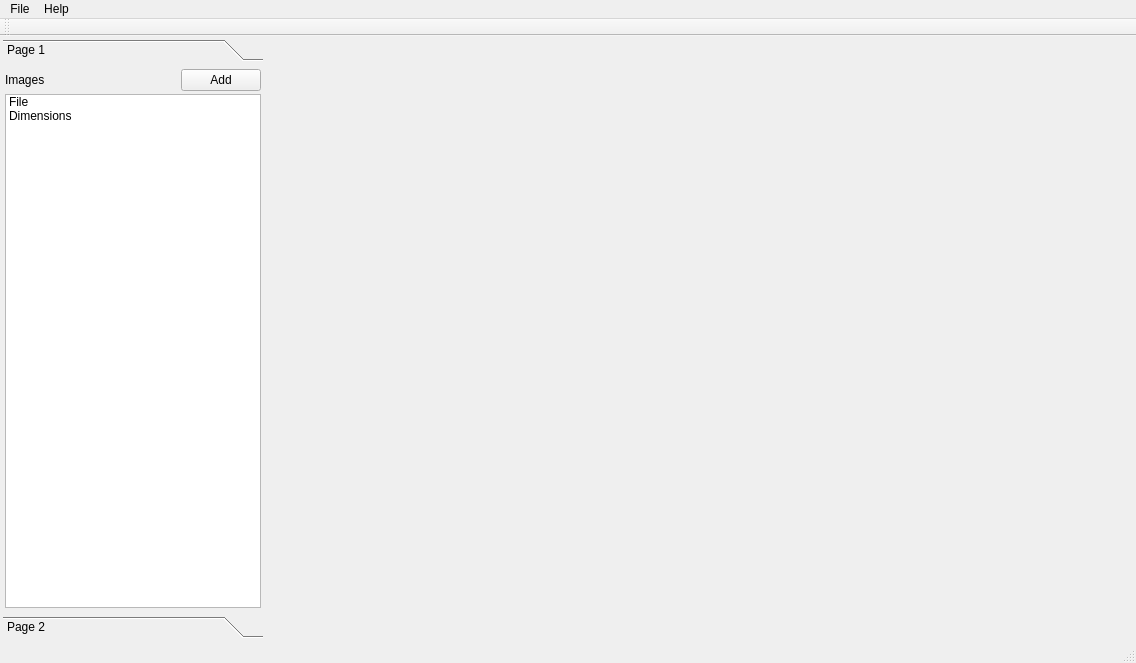
<?xml version="1.0" encoding="UTF-8"?>
<ui version="4.0">
 <class>MainWindow</class>
 <widget class="QMainWindow" name="MainWindow">
  <property name="geometry">
   <rect>
    <x>0</x>
    <y>0</y>
    <width>1136</width>
    <height>663</height>
   </rect>
  </property>
  <property name="windowTitle">
   <string>MainWindow</string>
  </property>
  <widget class="QWidget" name="centralWidget">
   <layout class="QHBoxLayout" name="horizontalLayout_2" stretch="0,1">
    <property name="spacing">
     <number>3</number>
    </property>
    <property name="leftMargin">
     <number>3</number>
    </property>
    <property name="topMargin">
     <number>3</number>
    </property>
    <property name="rightMargin">
     <number>3</number>
    </property>
    <property name="bottomMargin">
     <number>3</number>
    </property>
    <item>
     <widget class="QToolBox" name="toolBox">
      <property name="minimumSize">
       <size>
        <width>200</width>
        <height>0</height>
       </size>
      </property>
      <property name="currentIndex">
       <number>0</number>
      </property>
      <widget class="QWidget" name="page">
       <property name="geometry">
        <rect>
         <x>0</x>
         <y>0</y>
         <width>262</width>
         <height>550</height>
        </rect>
       </property>
       <attribute name="label">
        <string>Page 1</string>
       </attribute>
       <layout class="QVBoxLayout" name="verticalLayout_2">
        <property name="spacing">
         <number>2</number>
        </property>
        <property name="leftMargin">
         <number>2</number>
        </property>
        <property name="topMargin">
         <number>2</number>
        </property>
        <property name="rightMargin">
         <number>2</number>
        </property>
        <property name="bottomMargin">
         <number>2</number>
        </property>
        <item>
         <layout class="QVBoxLayout" name="verticalLayout">
          <property name="spacing">
           <number>3</number>
          </property>
          <item>
           <layout class="QHBoxLayout" name="horizontalLayout_3">
            <property name="spacing">
             <number>3</number>
            </property>
            <property name="topMargin">
             <number>0</number>
            </property>
            <property name="rightMargin">
             <number>0</number>
            </property>
            <item>
             <widget class="QLabel" name="label">
              <property name="text">
               <string>Images</string>
              </property>
             </widget>
            </item>
            <item>
             <widget class="QPushButton" name="btnAddImage">
              <property name="sizePolicy">
               <sizepolicy hsizetype="Fixed" vsizetype="Fixed">
                <horstretch>0</horstretch>
                <verstretch>0</verstretch>
               </sizepolicy>
              </property>
              <property name="text">
               <string>Add</string>
              </property>
              <property name="icon">
               <iconset resource="miviewer.qrc">
                <normaloff>:/icons/add-icon</normaloff>:/icons/add-icon</iconset>
              </property>
              <property name="checkable">
               <bool>false</bool>
              </property>
             </widget>
            </item>
           </layout>
          </item>
          <item>
           <widget class="QListWidget" name="listWidget">
            <property name="dragDropMode">
             <enum>QAbstractItemView::InternalMove</enum>
            </property>
            <property name="selectionMode">
             <enum>QAbstractItemView::SingleSelection</enum>
            </property>
            <property name="selectionBehavior">
             <enum>QAbstractItemView::SelectRows</enum>
            </property>
            <property name="viewMode">
             <enum>QListView::ListMode</enum>
            </property>
            <property name="modelColumn">
             <number>0</number>
            </property>
            <item>
             <property name="text">
              <string>File</string>
             </property>
            </item>
            <item>
             <property name="text">
              <string>Dimensions</string>
             </property>
            </item>
           </widget>
          </item>
         </layout>
        </item>
       </layout>
      </widget>
      <widget class="QWidget" name="page_2">
       <property name="geometry">
        <rect>
         <x>0</x>
         <y>0</y>
         <width>200</width>
         <height>550</height>
        </rect>
       </property>
       <attribute name="label">
        <string>Page 2</string>
       </attribute>
      </widget>
     </widget>
    </item>
    <item>
     <layout class="QHBoxLayout" name="horizontalLayout">
      <item>
       <widget class="QVTKWidget" name="qvtkWidget"/>
      </item>
     </layout>
    </item>
   </layout>
  </widget>
  <widget class="QMenuBar" name="menuBar">
   <property name="geometry">
    <rect>
     <x>0</x>
     <y>0</y>
     <width>1136</width>
     <height>21</height>
    </rect>
   </property>
   <widget class="QMenu" name="menuFile">
    <property name="title">
     <string>File</string>
    </property>
    <addaction name="action_Open"/>
    <addaction name="actionBrowse_Directory"/>
    <addaction name="separator"/>
    <addaction name="mnuFileExit"/>
   </widget>
   <widget class="QMenu" name="menuHelp">
    <property name="title">
     <string>Help</string>
    </property>
    <addaction name="action_About"/>
   </widget>
   <addaction name="menuFile"/>
   <addaction name="menuHelp"/>
  </widget>
  <widget class="QToolBar" name="mainToolBar">
   <attribute name="toolBarArea">
    <enum>TopToolBarArea</enum>
   </attribute>
   <attribute name="toolBarBreak">
    <bool>false</bool>
   </attribute>
  </widget>
  <widget class="QStatusBar" name="statusBar"/>
  <action name="action_Open">
   <property name="text">
    <string>Open File(s)...</string>
   </property>
  </action>
  <action name="actionBrowse_Directory">
   <property name="text">
    <string>Browse Directory...</string>
   </property>
  </action>
  <action name="mnuFileExit">
   <property name="text">
    <string>Exit</string>
   </property>
  </action>
  <action name="action_About">
   <property name="text">
    <string>About...</string>
   </property>
  </action>
 </widget>
 <layoutdefault spacing="6" margin="11"/>
 <customwidgets>
  <customwidget>
   <class>QVTKWidget</class>
   <extends>QWidget</extends>
   <header>QVTKWidget.h</header>
  </customwidget>
 </customwidgets>
 <resources>
  <include location="miviewer.qrc"/>
 </resources>
 <connections/>
</ui>
